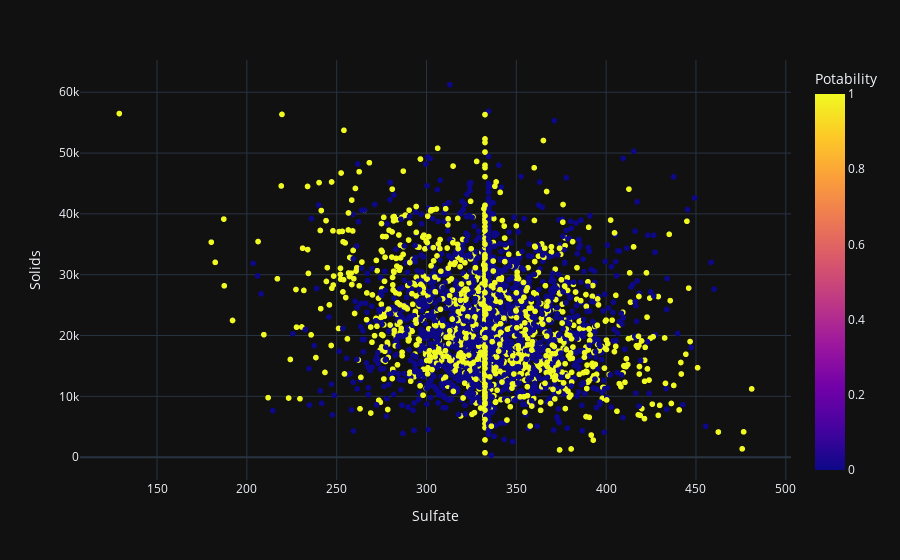

Notebook code cell kept with this figure:
### Code cell
fig = px.scatter(df2,x ="Sulfate",y="Solids",color= "Potability",template="plotly_dark")
fig.show() 
# sulfate and solids's similarity is a -0.15 and here is the distribution of those data

### Figure 1 — Plotly figure (JSON) as saved in the notebook; plotly's stock layout.template omitted (floating-point values rounded to 4 significant figures; data arrays with more than 128 entries replaced by an {"elided": "..."} marker saying what was removed)
{"data": [{"hovertemplate": "Sulfate=%{x}<br>Solids=%{y}<br>Potability=%{marker.color}<extra></extra>", "legendgroup": "", "marker": {"color": {"elided": "3276 int values"}, "coloraxis": "coloraxis", "symbol": "circle"}, "mode": "markers", "name": "", "showlegend": false, "type": "scattergl", "x": {"elided": "3276 float values"}, "xaxis": "x", "y": {"elided": "3276 float values"}, "yaxis": "y"}], "layout": {"coloraxis": {"colorbar": {"title": {"text": "Potability"}}, "colorscale": [[0, "#0d0887"], [0.1111, "#46039f"], [0.2222, "#7201a8"], [0.3333, "#9c179e"], [0.4444, "#bd3786"], [0.5556, "#d8576b"], [0.6667, "#ed7953"], [0.7778, "#fb9f3a"], [0.8889, "#fdca26"], [1, "#f0f921"]]}, "legend": {"tracegroupgap": 0}, "margin": {"t": 60}, "xaxis": {"anchor": "y", "domain": [0, 1], "title": {"text": "Sulfate"}}, "yaxis": {"anchor": "x", "domain": [0, 1], "title": {"text": "Solids"}}}}
